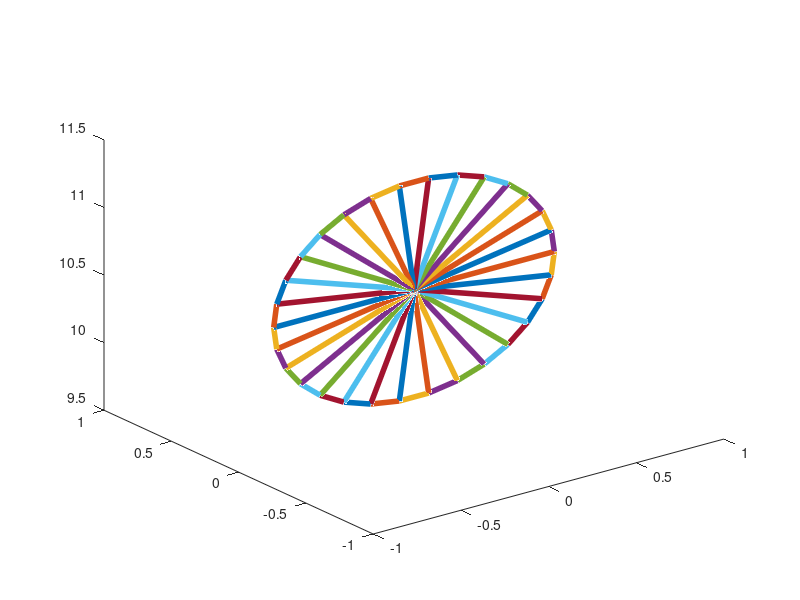

Here is the MATLAB script that generated this plot: (Note: this script raises an error after producing the figure.)
close all; clear all; clc;
% building a flat bouncing ball that is rigid
NDIM = 3;

% number of nodes around the circumference of the ball
n = 30;
%n = 4; 

% initialize arrays
num_nodes = n+1;
num_links = 2*n;
jj = zeros(num_links,1);
kk = zeros(num_links,1);
X = zeros(num_nodes, NDIM);
U = zeros(num_nodes, NDIM);

% set physical parameters
RB = 0.8; % radius of ball
center = [0, 0, 10.5]; % initial location for ball center
M = ones(num_nodes,1);
M(1:n) = 5e3*ones(n,1); % mass of each node
M(end) = 5e-8; % mass of each node 
G = 50000; % magnitude of the gravitational force
Sg = 0.5; % strength of the force exerted by the ground

% set numerical parameters
dt = 1e-4;
end_time = 500*dt; %1e0;
timevec = 0:dt:end_time;

% set positions of nodes around the circumference of the ball
for k = 1:n
    theta = 2*pi*k/n;
    X(k,:) = center + RB*[cos(theta), 0, sin(theta)];
end
% set position of center
X(n+1,:) = center;

% set the initial velocities on the outer masses to make the ball spin
%for k = 1:n
%    theta = 2*pi*k/n;
%    U(k,:) = 1e5.*[-sin(theta), 0, cos(theta)];
%end

% naming index sets for the links
spokes = 1:n;
rimlinks = (n+1):2*n;

% build structure by creating links
jj(spokes) = 1:n;
kk(spokes) = n+1;
jj(rimlinks) = 1:n;
kk(rimlinks) = [2:n 1];

% plot initial structure
figure(1);
x = [X(jj,1) X(kk,1)];
y = [X(jj,2) X(kk,2)];
z = [X(jj,3) X(kk,3)];
plot3(x',y',z','linewidth',4)

% make a gravitational force
F_gravity = zeros(num_nodes, NDIM);
F_gravity(:,1) = 0;
F_gravity(:,2) = 0;
F_gravity(:,3) = -G.*M; 

% initialize the position of the center of mass
Xcm = (sum((M.*X))./sum(M))';

% initialize velocity center of mass
Ucm = (sum((M.*U))./sum(M))';

% initialize Xtwiddle
Xtwiddle = zeros(num_nodes,NDIM);
Xtwiddle = X - Xcm';

% initialize the angular velocity
L = zeros(NDIM,1);
L = [0; 1e9; 0];
%for k = 1:num_nodes
%    L = L + cross(Xtwiddle(k,:),U(k,:))';
%end	

% here is the timestep loop
centroid_position = zeros(length(timevec), NDIM);
for t = 1:length(timevec)

    % this just displays the current simulation time in the matlab window
    disp(timevec(t));	

    % compute moment of inertia tensor
    I = zeros(NDIM, NDIM);
    for k = 1:num_nodes
	I = I + M(k).*( (norm(Xtwiddle(k,:))^2).*eye(NDIM) - Xtwiddle(k,:)'*Xtwiddle(k,:) );
    end     

    % compute the angular velocity
    Omega = I\L;

    % normalize angular velocity if it is nonzero
    if(norm(Omega) > 100*eps)
         unit_Omega = Omega/norm(Omega);
         Omega_cross = [0 -Omega(3) Omega(2); Omega(3) 0 -Omega(1); -Omega(2) Omega(1) 0];
         P_Omega = unit_Omega*unit_Omega';
	 Xtwiddle = ( P_Omega*(Xtwiddle') + cos(norm(Omega)*dt).*(eye(NDIM) - P_Omega)*(Xtwiddle') + sin(norm(Omega)*dt).*(Omega_cross*(Xtwiddle'))./norm(Omega) )';
    end

    % compute net force and net torque
    net_force = zeros(NDIM,1);
    net_torque = zeros(NDIM,1);
    ground_force = F_ground(X,Sg);
    for l = 1:num_nodes
    	net_force = net_force + F_gravity(l,:)' + ground_force(l,:)';
        net_torque = net_torque + cross(Xtwiddle(l,:)', F_gravity(l,:)' + ground_force(l,:)');
    end	

    % update the position and velocity for the center of mass
    Ucm = Ucm + (dt/sum(M)).*net_force;
    Xcm = Xcm + dt.*Ucm;

    % update the angular momentum
    L = L + dt.*net_torque;    

    % update positions of individual masses
    X = Xtwiddle + Xcm';

    % store the position of centroid
    centroid_position(t,:) = X(n+1,:);

    % plot the current position of the ball
    figure(2);
    x = [X(jj,1) X(kk,1)];
    y = [X(jj,2) X(kk,2)];
    z = [X(jj,3) X(kk,3)];
    plot3(x',y',z','linewidth',4)
    xlim([-3 3])
    ylim([-1 1])
    zlim([0 12])
    pause(0.0001)

    % stop simulation if it blows up.
    if(norm(X)> 1e2)
      break
    end

end

figure(3); hold on
plot(timevec, centroid_position,'linewidth',2)
legend('x','y','z')

% function which defines the force on the ground, existing on the plane X_3 = 0
function Fg = F_ground(X,Sg)
    Fg = zeros(size(X));
    Fg(:,3) = (X(:,3) < 0).*(-Sg*X(:,3));
end

